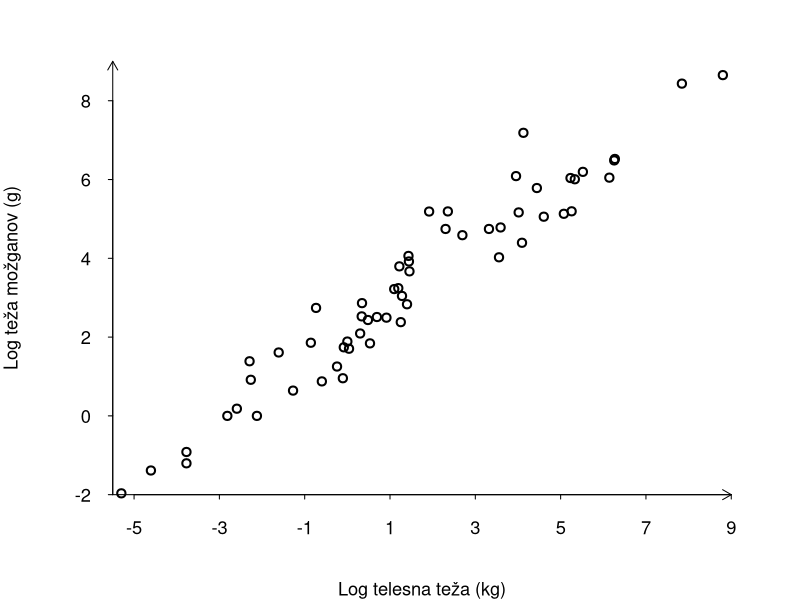
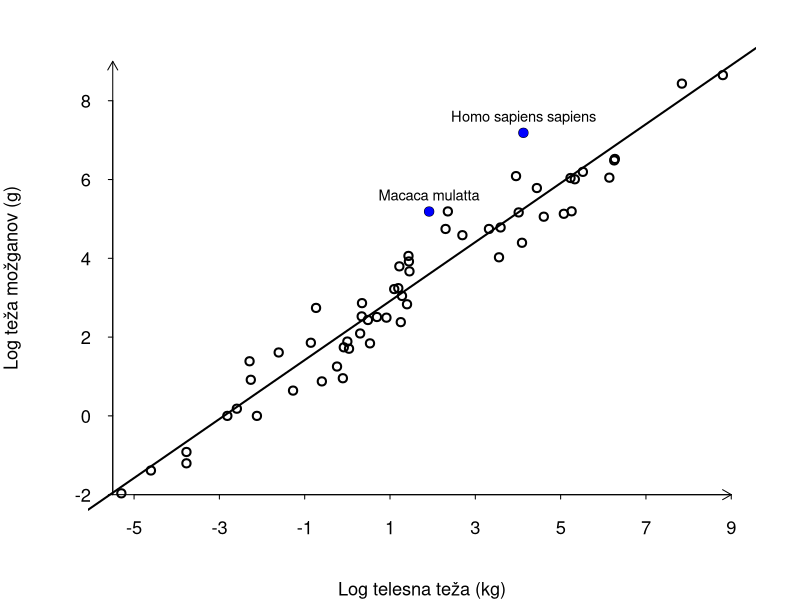
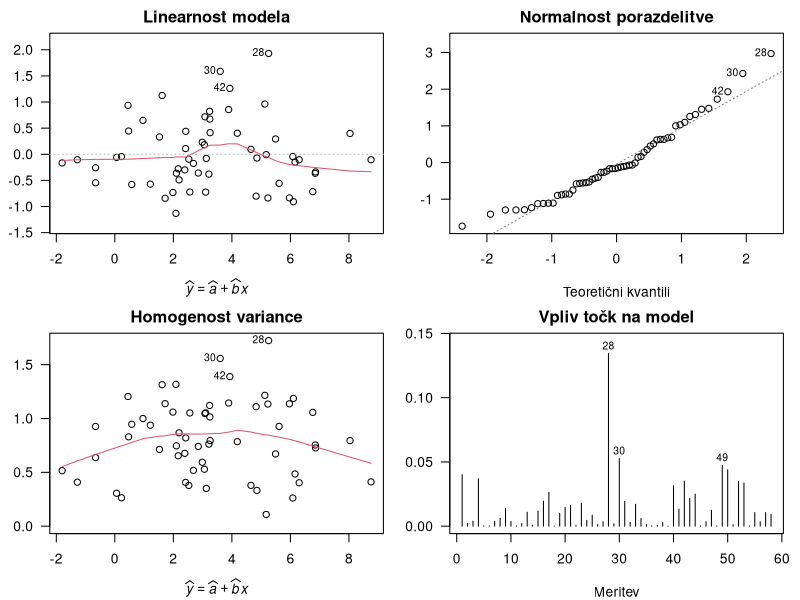

Write R code to recreate these figures, in order.
## ---- chunk 1
pdf.options(encoding='ISOLatin2.enc')
## ---- chunk 2
mozgani<-read.csv("./mozgani.csv", header=TRUE)
str(mozgani)
## ---- chunk 3
t_mozgani<-mozgani
t_mozgani$telteza <- log(mozgani$telteza)
t_mozgani$mozteza <- log(mozgani$mozteza)
## ---- chunk 4
summary(mozgani$telteza)
sd(mozgani$telteza)
## ---- chunk 5
summary(mozgani$mozteza)
sd(mozgani$mozteza)
## ---- chunk 6
summary(t_mozgani$telteza)
sd(t_mozgani$telteza)
## ---- chunk 7
summary(t_mozgani$mozteza)
sd(t_mozgani$mozteza)
## ---- chunk 8
rm(mozgani)
## ---- chunk 9
par(las=1, cex=1.1, mar=c(4,4,2,2))
plot(t_mozgani$telteza,t_mozgani$mozteza,main="", 
  xlim=c(-5.5, 9),ylim=c(-2, 9),
  xlab="Log telesna teža (kg)",ylab="Log teža možganov (g)", 
  lwd=2,axes=FALSE
)
axis(1, pos=-2, at=seq(-5, 9, by=2), tcl=-0.2)
axis(2, pos=-5.5, at=seq(-2, 9, by=2), tcl=-0.2)
arrows(x0=-5.5, y0=-2, x1=9, y1=-2, length=0.1)
arrows(x0=-5.5, y0=-2, x1=-5.5, y1=9, length=0.1)
## ---- chunk 10
(r<-cor(t_mozgani$telteza,t_mozgani$mozteza))
## ---- chunk 11
(vrsta<-lm(mozteza~telteza,data=t_mozgani))
## ---- chunk 12
t_mozgani[hatvalues(vrsta)>4/nrow(t_mozgani),]
## ---- chunk 13
t_mozgani[abs(rstandard(vrsta))>2,]
## ---- chunk 14
par(las=1, cex=1.1, mar=c(4,4,2,2))
plot(t_mozgani$telteza,t_mozgani$mozteza,main="", 
  xlim=c(-5.5, 9),ylim=c(-2, 9),
  xlab="Log telesna teža (kg)",ylab="Log teža možganov (g)", 
  lwd=2,axes=FALSE
)
axis(1, pos=-2, at=seq(-5, 9, by=2), tcl=-0.2)
axis(2, pos=-5.5, at=seq(-2, 9, by=2), tcl=-0.2)
arrows(x0=-5.5, y0=-2, x1=9, y1=-2, length=0.1)
arrows(x0=-5.5, y0=-2, x1=-5.5, y1=9, length=0.1)
abline(vrsta,lwd=2)
points(t_mozgani$telteza[c(28,30)],t_mozgani$mozteza[c(28,30)],col="blue",pch=19)
text(t_mozgani$telteza[c(28,30)],t_mozgani$mozteza[c(28,30)]+c(0,0),labels=
t_mozgani$vrsta[c(28,30)],pos=3,cex=0.8)
## ---- chunk 15
par(mfrow=c(2,2),mar=c(4,3,2,1))
plot(vrsta,which=1,caption="",ann=FALSE,)
title(xlab=expression(italic(widehat(y)==widehat(a)+widehat(b)*x)),
ylab="Ostanki",main="Linearnost modela")
plot(vrsta,which=2,caption="", ann=FALSE)
title(xlab="Teoretični kvantili", ylab= "St. ostanki",
main="Normalnost porazdelitve")
plot(vrsta,which=3,caption="",ann=FALSE)
title(xlab=expression(italic(widehat(y)==widehat(a)+widehat(b)*x)),
ylab=expression(sqrt(paste("|St. ostanki|"))), main="Homogenost variance")
plot(vrsta,which=4,caption="", ann=FALSE)
title(xlab="Meritev",ylab="Cookova razdalja", main="Vpliv točk na model")
## ---- chunk 16
any(cooks.distance(vrsta)[c(28,30, 49)] >= qf(0.5, 2, nrow(t_mozgani) - 2))
## ---- chunk 17
summary(vrsta)
## ---- chunk 18
xtelteza <- data.frame(telteza=c(log(1), log(50), log(200)))
exp(predict(vrsta, xtelteza, interval="predict"))
